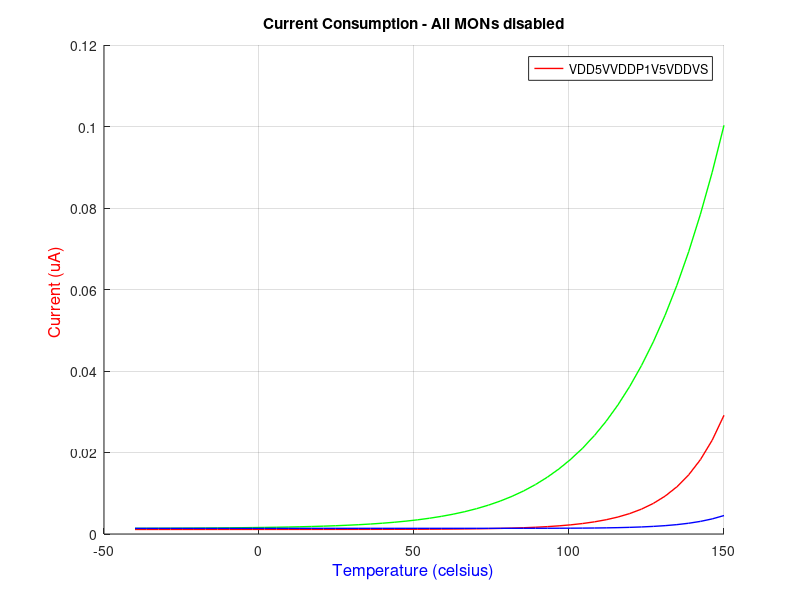
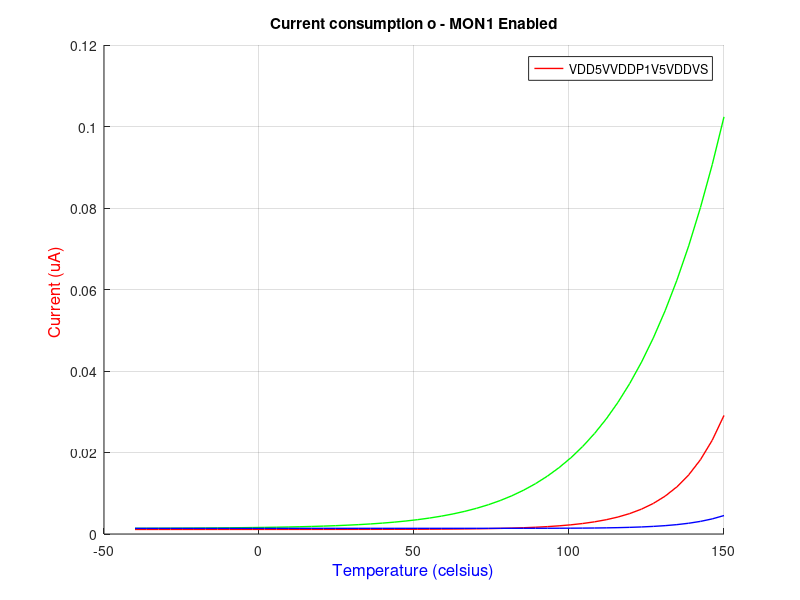
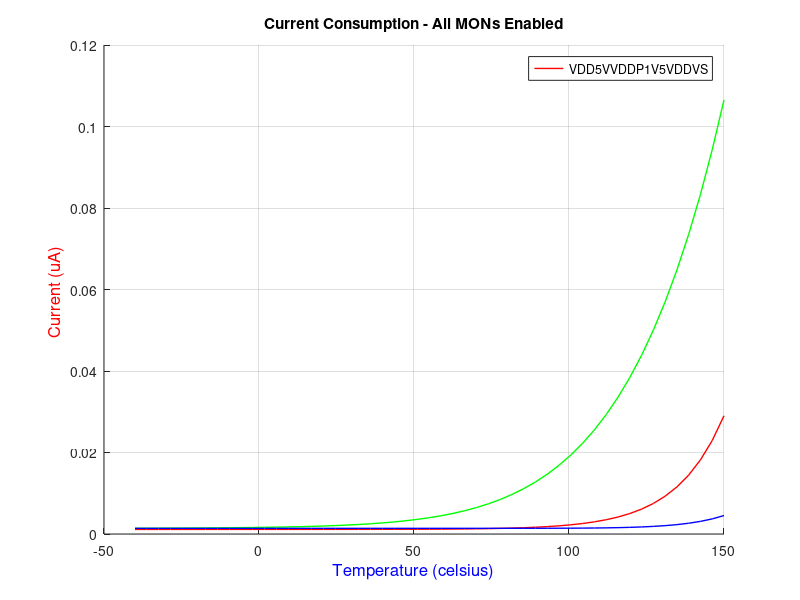
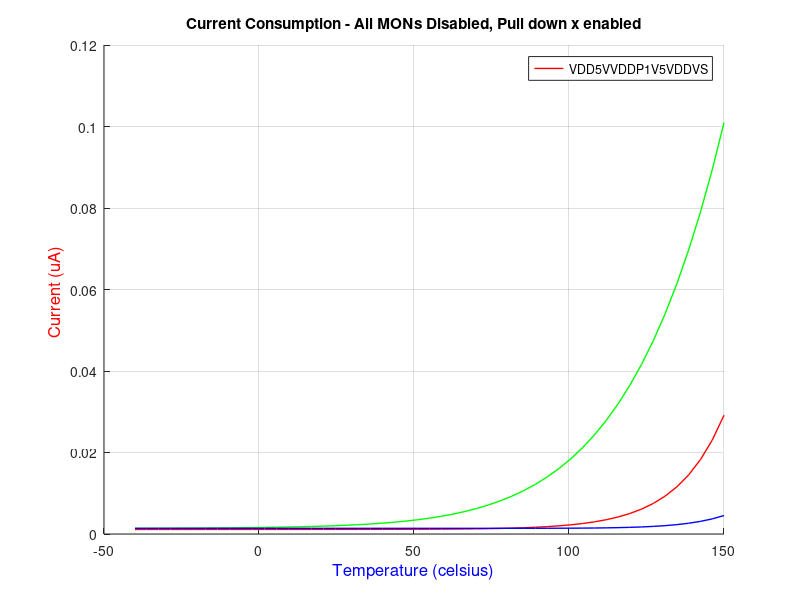

MATLAB code for these plots, in order:
% Clear the workspace and command window
clear all;
clc;
%% ALL MONs DISABLED
NormalCurrent = importdata('MON_ALL_DISABLED.csv');
figure(1)
% Current Consumption
clf
hold on;
grid on
plot(NormalCurrent.data(:,1),NormalCurrent.data(:,2)*1e6,'r','LineWidth',1)
plot(NormalCurrent.data(:,3),NormalCurrent.data(:,4)*1e6,'g','LineWidth',1)
plot(NormalCurrent.data(:,5),NormalCurrent.data(:,6)*1e6,'b','LineWidth',1)
title('Current Consumption - All MONs disabled');
% Add x-axis label with custom font and color
xlabel('Temperature (celsius)', 'FontWeight', 'normal', 'FontSize', 12, 'Color', 'blue');
% Add y-axis label with custom font and color
ylabel('Current (uA) ', 'FontWeight', 'normal', 'FontSize', 12, 'Color', 'red');
%Add a table
legend(["VDD5V" "VDDP1V5" "VDDVS"]);

%% MON1 ENABLED
plotData = importdata('MON1_ENABLED.csv');
figure(2)
% Current Consumption
clf
hold on;
grid on
plot(plotData.data(:,1),plotData.data(:,2)*1e6,'r','LineWidth',1)
plot(plotData.data(:,3),plotData.data(:,4)*1e6,'g','LineWidth',1)
plot(plotData.data(:,5),plotData.data(:,6)*1e6,'b','LineWidth',1)
title('Current consumption o - MON1 Enabled');
% Add x-axis label with custom font and color
xlabel('Temperature (celsius)', 'FontWeight', 'normal', 'FontSize', 12, 'Color', 'blue');
% Add y-axis label with custom font and color
ylabel('Current (uA) ', 'FontWeight', 'normal', 'FontSize', 12, 'Color', 'red');
%Add a table
legend(["VDD5V" "VDDP1V5" "VDDVS"]);

%% ALL MONs ENABLED
plotData2 = importdata('MON_ALL_ENABLED.csv');
figure(3)
% Current Consumption
clf
hold on;
grid on
plot(plotData2.data(:,1),plotData2.data(:,2)*1e6,'r','LineWidth',1)
plot(plotData2.data(:,3),plotData2.data(:,4)*1e6,'g','LineWidth',1)
plot(plotData2.data(:,5),plotData2.data(:,6)*1e6,'b','LineWidth',1)
title('Current Consumption - All MONs Enabled');
% Add x-axis label with custom font and color
xlabel('Temperature (celsius)', 'FontWeight', 'normal', 'FontSize', 12, 'Color', 'blue');
% Add y-axis label with custom font and color
ylabel('Current (uA) ', 'FontWeight', 'normal', 'FontSize', 12, 'Color', 'red');
%Add a table
legend(["VDD5V" "VDDP1V5" "VDDVS"]);

%% ALL MONs DISABLED PD1 ENABLED
plotData3 = importdata('ALL_MON_DISABLED_PD1_ENABLED.csv');
figure(4)
% Current Consumption
clf
hold on;
grid on
plot(plotData3.data(:,1),plotData3.data(:,2)*1e6,'r','LineWidth',1)
plot(plotData3.data(:,3),plotData3.data(:,4)*1e6,'g','LineWidth',1)
plot(plotData3.data(:,5),plotData3.data(:,6)*1e6,'b','LineWidth',1)
title('Current Consumption - All MONs Disabled, Pull down x enabled');
% Add x-axis label with custom font and color
xlabel('Temperature (celsius)', 'FontWeight', 'normal', 'FontSize', 12, 'Color', 'blue');
% Add y-axis label with custom font and color
ylabel('Current (uA) ', 'FontWeight', 'normal', 'FontSize', 12, 'Color', 'red');
%Add a table
legend(["VDD5V" "VDDP1V5" "VDDVS"]);

%% ALL MONs DISABLED PU1 ENABLED
plotData4 = importdata('ALL_MON_DISABLED_PD1_ENABLED.csv');
figure(5)
% Current Consumption
clf
hold on;
grid on
plot(plotData4.data(:,1),plotData4.data(:,2)*1e6,'r','LineWidth',1)
plot(plotData4.data(:,3),plotData4.data(:,4)*1e6,'g','LineWidth',1)
plot(plotData4.data(:,5),plotData4.data(:,6)*1e6,'b','LineWidth',1)
title('Current Consumption - All MONs Disabled, Pull up x enabled');
% Add x-axis label with custom font and color
xlabel('Temperature (celsius)', 'FontWeight', 'normal', 'FontSize', 12, 'Color', 'blue');
% Add y-axis label with custom font and color
ylabel('Current (uA) ', 'FontWeight', 'normal', 'FontSize', 12, 'Color', 'red');
%Add a table
legend(["VDD5V" "VDDP1V5" "VDDVS"]);

%% MON1 ENABLED PD1 ENABLED
plotData5 = importdata('MON1_ENABLED_PD_ENABLED.csv');
figure(6)
% Current Consumption
clf
hold on;
grid on
plot(plotData5.data(:,1),plotData5.data(:,2)*1e6,'r','LineWidth',1)
plot(plotData5.data(:,3),plotData5.data(:,4)*1e6,'g','LineWidth',1)
plot(plotData5.data(:,5),plotData5.data(:,6)*1e6,'b','LineWidth',1)
title('Current Consumption - MONx Enabled Pull Down x Enabled');
% Add x-axis label with custom font and color
xlabel('Temperature (celsius)', 'FontWeight', 'normal', 'FontSize', 12, 'Color', 'blue');
% Add y-axis label with custom font and color
ylabel('Current (uA) ', 'FontWeight', 'normal', 'FontSize', 12, 'Color', 'red');
%Add a table
legend(["VDD5V" "VDDP1V5" "VDDVS"]);

%% MON1 ENABLED PU1 ENABLED
plotData6 = importdata('MON1_ENABLED_PU1_ENABLED.csv');
figure(7)
% Current Consumption
clf
hold on;
grid on
plot(plotData6.data(:,1),plotData6.data(:,2)*1e6,'r','LineWidth',1)
plot(plotData6.data(:,3),plotData6.data(:,4)*1e6,'g','LineWidth',1)
plot(plotData6.data(:,5),plotData6.data(:,6)*1e6,'b','LineWidth',1)
title('Current Consumption - MON1 Enabled Pull Up 1 Enabled');
% Add x-axis label with custom font and color
xlabel('Temperature (celsius)', 'FontWeight', 'normal', 'FontSize', 12, 'Color', 'blue');
% Add y-axis label with custom font and color
ylabel('Current (uA) ', 'FontWeight', 'normal', 'FontSize', 12, 'Color', 'red');
%Add a table
legend(["VDD5V" "VDDP1V5" "VDDVS"]);
%% DELTA MON1 ENABLED - ALL DISABLED
figure(8)
% Overall current consumption
clf
hold on;
grid on
plot(plotData.data(:,1), plotData.data(:,2)*1e6 + plotData.data(:,4)*1e6 + plotData.data(:,6)*1e6, 'r', 'LineWidth', 1);
plot(NormalCurrent.data(:,1), NormalCurrent.data(:,2)*1e6 + NormalCurrent.data(:,4)*1e6 + NormalCurrent.data(:,6)*1e6, 'g', 'LineWidth', 1);
title('Current consumption delta on VS for MONx');
% Add x-axis label with custom font and color
xlabel('Temperature (celsius)', 'FontWeight', 'normal', 'FontSize', 12, 'Color', 'blue');
% Add y-axis label with custom font and color
ylabel('Current (uA) ', 'FontWeight', 'normal', 'FontSize', 12, 'Color', 'red');
legend(["MONx enabled current" "Base current"  ]);

%% DELTA ALL MONs ENABLED - ALL DISABLED
figure(9)
% Overall current consumption
clf
hold on;
grid on
plot(plotData2.data(:,1), plotData2.data(:,2)*1e6 + plotData2.data(:,4)*1e6 + plotData2.data(:,6)*1e6, 'r', 'LineWidth', 1);
plot(NormalCurrent.data(:,1), NormalCurrent.data(:,2)*1e6 + NormalCurrent.data(:,4)*1e6 + NormalCurrent.data(:,6)*1e6, 'g', 'LineWidth', 1);
title('Current Consumption Comparison - All MONs Enabled');
% Add x-axis label with custom font and color
xlabel('Temperature (celsius)', 'FontWeight', 'normal', 'FontSize', 12, 'Color', 'blue');
% Add y-axis label with custom font and color
ylabel('Current (uA) ', 'FontWeight', 'normal', 'FontSize', 12, 'Color', 'red');
legend(["ALL EN Current" "All DIS Current" ]);

%% DELTA MON1 ENABLED PD1 ENABLED - ALL DISABLED
figure(10)
% Overall current consumption
clf
hold on;
grid on
plot(plotData5.data(:,1), plotData5.data(:,2)*1e6 + plotData5.data(:,4)*1e6 + plotData5.data(:,6)*1e6, 'r', 'LineWidth', 1);
plot(NormalCurrent.data(:,1), NormalCurrent.data(:,2)*1e6 + NormalCurrent.data(:,4)*1e6 + NormalCurrent.data(:,6)*1e6, 'g', 'LineWidth', 1);
title('Current consumption comparison on VS - MONx and pull down x enabled');
% Add x-axis label with custom font and color
xlabel('Temperature (celsius)', 'FontWeight', 'normal', 'FontSize', 12, 'Color', 'blue');
% Add y-axis label with custom font and color
ylabel('Current (uA) ', 'FontWeight', 'normal', 'FontSize', 12, 'Color', 'red');
legend(["MONx EN Current PDx EN" "All DIS Current"  ]);

% Calculate the difference between the two plots at x=-40
x1 = -40;
y1 = plotData4.data(find(plotData5.data(:,1) == -40), 2)*1e6 + plotData5.data(find(plotData4.data(:,1) == -40), 4)*1e6 +plotData5.data(find(plotData4.data(:,1) == -40), 6)*1e6;
y2 = plotData2.data(find(NormalCurrent.data(:,1) == -40), 2)*1e6 + NormalCurrent.data(find(NormalCurrent.data(:,1) == -40), 4)*1e6 +NormalCurrent.data(find(NormalCurrent.data(:,1) == -40), 6)*1e6;
diff = y1 - y2;

% Plot the line between the two points with the calculated difference
plot([x1 x1], [y2 y1], 'k--', 'LineWidth', 1);
text(x1 + 1, (y1+y2)/2-0.15, sprintf('ΔI = %g μA @ -40 oC', diff), 'HorizontalAlignment', 'left', 'VerticalAlignment', 'middle');

% Plot circles at the start and end points
plot(x1, y1, 'ro', 'MarkerSize', 8, 'MarkerFaceColor', 'r'); % Circle at start point
plot(x1, y2, 'o', 'MarkerSize', 8, 'MarkerFaceColor', 'g', 'MarkerEdgeColor', 'g'); % Circle at end point

% Calculate the difference between the two plots at x=-40
x1 = 24.6;
y1 = plotData4.data(find(plotData5.data(:,1) == 24.6), 2)*1e6 + plotData5.data(find(plotData4.data(:,1) == 24.6), 4)*1e6 +plotData5.data(find(plotData4.data(:,1) == 24.6), 6)*1e6;
y2 = plotData2.data(find(NormalCurrent.data(:,1) == 24.6), 2)*1e6 + NormalCurrent.data(find(NormalCurrent.data(:,1) == 24.6), 4)*1e6 +NormalCurrent.data(find(NormalCurrent.data(:,1) == 24.6), 6)*1e6;
diff = y1 - y2;

% Plot the line between the two points with the calculated difference
plot([x1 x1], [y2 y1], 'k--', 'LineWidth', 1);
text(x1 + 1, (y1+y2)/2, sprintf('ΔI = %g μA @ 25 oC', diff), 'HorizontalAlignment', 'left', 'VerticalAlignment', 'middle');

% Plot circles at the start and end points
plot(x1, y1, 'ro', 'MarkerSize', 8, 'MarkerFaceColor', 'r'); % Circle at start point
plot(x1, y2, 'o', 'MarkerSize', 8, 'MarkerFaceColor', 'g', 'MarkerEdgeColor', 'g'); % Circle at end point

% Calculate the difference between the two plots at x=-40
x1 = 150;
y1 = plotData4.data(find(plotData5.data(:,1) == 150), 2)*1e6 + plotData5.data(find(plotData4.data(:,1) == 150), 4)*1e6 +plotData5.data(find(plotData4.data(:,1) == 150), 6)*1e6;
y2 = plotData2.data(find(NormalCurrent.data(:,1) == 150), 2)*1e6 + NormalCurrent.data(find(NormalCurrent.data(:,1) == 150), 4)*1e6 +NormalCurrent.data(find(NormalCurrent.data(:,1) == 150), 6)*1e6;
diff = y1 - y2;

% Plot the line between the two points with the calculated difference
plot([x1 x1], [y2 y1], 'k--', 'LineWidth', 1);
text(x1 -75, (y1+y2)/2+0.05, sprintf('ΔI = %g μA @ 150 oC', diff), 'HorizontalAlignment', 'left', 'VerticalAlignment', 'middle');

% Plot circles at the start and end points
plot(x1, y1, 'ro', 'MarkerSize', 8, 'MarkerFaceColor', 'r'); % Circle at start point
plot(x1, y2, 'o', 'MarkerSize', 8, 'MarkerFaceColor', 'g', 'MarkerEdgeColor', 'g'); % Circle at end point

legend('', '', '')
legend(["MONx and PDx enabled current" "Base current"  ]);
%% DELTA MON1 ENABLED PU1 ENABLED - ALL DISABLED
figure(11)
% Overall current consumption
clf
hold on;
grid on
plot(plotData6.data(:,1), plotData6.data(:,2)*1e6 + plotData6.data(:,4)*1e6 + plotData6.data(:,6)*1e6, 'r', 'LineWidth', 1);
plot(NormalCurrent.data(:,1), NormalCurrent.data(:,2)*1e6 + NormalCurrent.data(:,4)*1e6 + NormalCurrent.data(:,6)*1e6, 'g', 'LineWidth', 1);
title('Current consumption comparison on VS - MONx and pull up x enabled');
% Add x-axis label with custom font and color
xlabel('Temperature (celsius)', 'FontWeight', 'normal', 'FontSize', 12, 'Color', 'blue');
% Add y-axis label with custom font and color
ylabel('Current (uA) ', 'FontWeight', 'normal', 'FontSize', 12, 'Color', 'red');
legend(["MONx EN Current PUx EN" "All DIS Current"  ]);


% Calculate the difference between the two plots at x=-40
x1 = -40;
y1 = plotData6.data(find(plotData6.data(:,1) == -40), 2)*1e6 + plotData6.data(find(plotData6.data(:,1) == -40), 4)*1e6 +plotData6.data(find(plotData6.data(:,1) == -40), 6)*1e6;
y2 = plotData2.data(find(NormalCurrent.data(:,1) == -40), 2)*1e6 + NormalCurrent.data(find(NormalCurrent.data(:,1) == -40), 4)*1e6 +NormalCurrent.data(find(NormalCurrent.data(:,1) == -40), 6)*1e6;
diff = y1 - y2;

% Plot the line between the two points with the calculated difference
plot([x1 x1], [y2 y1], 'k--', 'LineWidth', 1);
text(x1 + 1, (y1+y2)/2-5, sprintf('ΔI = %g μA @ -40 oC', diff), 'HorizontalAlignment', 'left', 'VerticalAlignment', 'middle');

% Plot circles at the start and end points
plot(x1, y1, 'ro', 'MarkerSize', 8, 'MarkerFaceColor', 'r'); % Circle at start point
plot(x1, y2, 'o', 'MarkerSize', 8, 'MarkerFaceColor', 'g', 'MarkerEdgeColor', 'g'); % Circle at end point

% Calculate the difference between the two plots at x=-40
x1 = 24.6;
y1 = plotData6.data(find(plotData6.data(:,1) == 24.6), 2)*1e6 + plotData6.data(find(plotData6.data(:,1) == 24.6), 4)*1e6 +plotData6.data(find(plotData6.data(:,1) == 24.6), 6)*1e6;
y2 = plotData2.data(find(NormalCurrent.data(:,1) == 24.6), 2)*1e6 + NormalCurrent.data(find(NormalCurrent.data(:,1) == 24.6), 4)*1e6 +NormalCurrent.data(find(NormalCurrent.data(:,1) == 24.6), 6)*1e6;
diff = y1 - y2;

% Plot the line between the two points with the calculated difference
plot([x1 x1], [y2 y1], 'k--', 'LineWidth', 1);
text(x1 + 1, (y1+y2)/2, sprintf('ΔI = %g μA @ 25 oC', diff), 'HorizontalAlignment', 'left', 'VerticalAlignment', 'middle');

% Plot circles at the start and end points
plot(x1, y1, 'ro', 'MarkerSize', 8, 'MarkerFaceColor', 'r'); % Circle at start point
plot(x1, y2, 'o', 'MarkerSize', 8, 'MarkerFaceColor', 'g', 'MarkerEdgeColor', 'g'); % Circle at end point

% Calculate the difference between the two plots at x=-40
x1 = 150;
y1 = plotData6.data(find(plotData6.data(:,1) == 150), 2)*1e6 + plotData6.data(find(plotData6.data(:,1) == 150), 4)*1e6 +plotData6.data(find(plotData6.data(:,1) == 150), 6)*1e6;
y2 = plotData2.data(find(NormalCurrent.data(:,1) == 150), 2)*1e6 + NormalCurrent.data(find(NormalCurrent.data(:,1) == 150), 4)*1e6 +NormalCurrent.data(find(NormalCurrent.data(:,1) == 150), 6)*1e6;
diff = y1 - y2;

% Plot the line between the two points with the calculated difference
plot([x1 x1], [y2 y1], 'k--', 'LineWidth', 1);
text(x1 -75, (y1+y2)/2+5, sprintf('ΔI = %g μA @ 150 oC', diff), 'HorizontalAlignment', 'left', 'VerticalAlignment', 'middle');

% Plot circles at the start and end points
plot(x1, y1, 'ro', 'MarkerSize', 8, 'MarkerFaceColor', 'r'); % Circle at start point
plot(x1, y2, 'o', 'MarkerSize', 8, 'MarkerFaceColor', 'g', 'MarkerEdgeColor', 'g'); % Circle at end point

legend('', '', '')
legend(["MONx and PUx enabled current" "Base current"  ]);